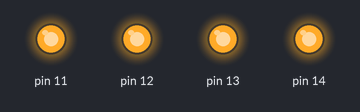
A sketch run on a simulated Arduino Uno, built with avr-gcc and run on an emulated ATmega328P. On the bench: output pins drawn as LEDs (lit = HIGH).

Above: at 0.1 s.
Timing chart, 0 to 1.6 s (numbered marks = the images above):
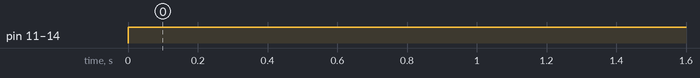

Measured:
- by itself, pin 11–14: LOW → HIGH at 0.00 s

The sketch:

ESP_S_side_checking.ino
```cpp
void setup() {
  // put your setup code here, to run once:
  pinMode(11,OUTPUT);
  pinMode(12,OUTPUT);
  pinMode(13,OUTPUT);
  pinMode(14,OUTPUT);
//  pinMode(A0,OUTPUT);
}

void loop() {
//  digitalWrite(A0,HIGH);
//  delay(1000);
//  digitalWrite(A0,LOW);
//  delay(1000);
//   put your main code here, to run repeatedly:
  digitalWrite(11,HIGH);
//  delay(1000);
//  digitalWrite(11,LOW);
  digitalWrite(12,HIGH);
//  delay(1000);
//  digitalWrite(12,LOW);
  digitalWrite(13,HIGH);
//  delay(1000);
//  digitalWrite(13,LOW);
  digitalWrite(14,HIGH);
//  delay(1000);
//  digitalWrite(14,LOW);

}
```
